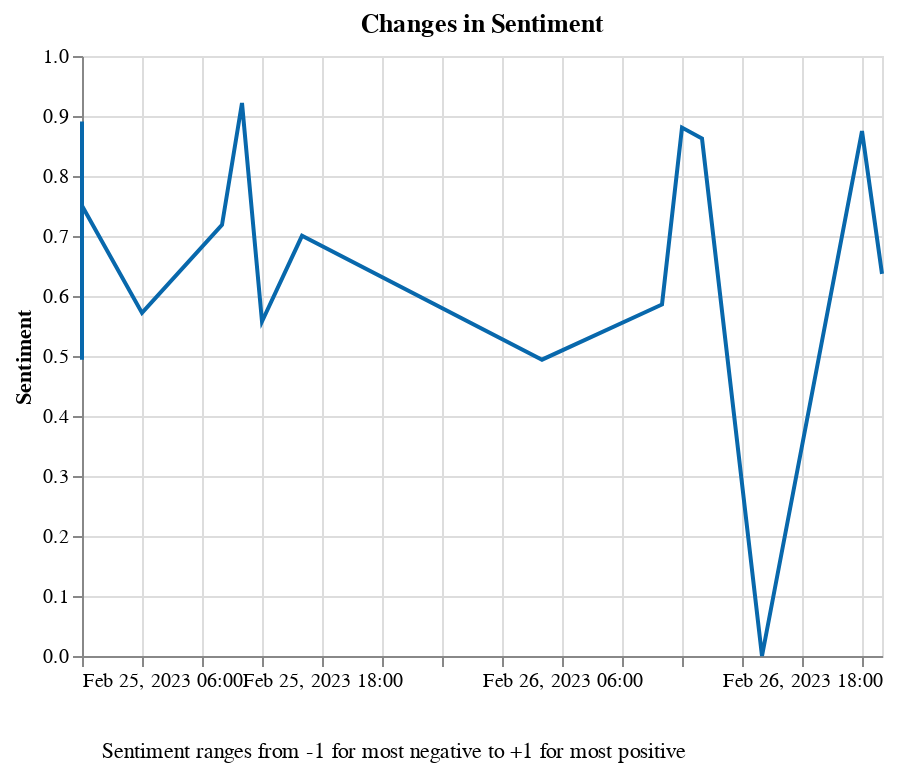

Here is the notebook cell this chart was saved with:
### Code cell
def plot_sentiment_ts(df: pd.DataFrame, title: str):
    # The base plot
    ts_plot = alt.Chart(df).mark_line(color="#0868ac").encode(
        alt.X(f"yearmonthdatehours(date):T", 
              title="",

              # Only displays the first and last ticks and labels
              # Found suggestion on Stack Overflow from user jakevdp
              # https://stackoverflow.com/questions/59699412/altair-display-all-axis-ticks-but-only-some-tick-labels
              axis=alt.Axis(tickCount=df.shape[0])),
        alt.Y("sentiment", 
              title="Sentiment")
    ).properties(
        title=title
    )

    # The caption, which is not a property in the Chart class
    # Found solution on Stack Overflow by user jakevdp
    # https://stackoverflow.com/questions/57244390/how-to-add-a-subtitle-to-an-altair-generated-chart
    caption = alt.Chart(
        {"values": [{"text": 
                     "Sentiment ranges from -1 for most negative to +1 for most positive"}]}
    ).mark_text(align="left").encode(
        text="text:N"
    )

    final_plot = alt.vconcat(
        ts_plot,
        caption
    )

    return final_plot

plot_sentiment_ts(df, "Changes in Sentiment")

### Figure 1 — Vega-Lite specification as saved in the notebook (floating-point values rounded to 4 significant figures)
{"config": {"view": {"continuousWidth": 400, "continuousHeight": 300}}, "vconcat": [{"data": {"name": "data-b7cbdbecac245e6c032d2852cd7d0ed4"}, "mark": {"type": "line", "color": "#0868ac"}, "encoding": {"x": {"axis": {"tickCount": 15}, "field": "date", "timeUnit": "yearmonthdatehours", "title": "", "type": "temporal"}, "y": {"field": "sentiment", "title": "Sentiment", "type": "quantitative"}}, "title": "Changes in Sentiment"}, {"data": {"name": "data-5bd5064d2330174fa6c74aa66fa4f0a8"}, "mark": {"type": "text", "align": "left"}, "encoding": {"text": {"field": "text", "type": "nominal"}}}], "$schema": "https://vega.github.io/schema/vega-lite/v4.17.0.json", "datasets": {"data-b7cbdbecac245e6c032d2852cd7d0ed4": [{"text": "love communitybuilde nature dog dog dog bring people", "date": "2023-02-26T22:00:41+00:00", "sentiment": 0.6369}, {"text": "brilliant play date lovely thing", "date": "2023-02-26T21:50:23+00:00", "sentiment": 0.875}, {"text": "dog right playdate", "date": "2023-02-26T16:34:32+00:00", "sentiment": 0.0}, {"text": "compassion thoughtfulness pet happy world place", "date": "2023-02-26T13:30:16+00:00", "sentiment": 0.8625}, {"text": "glad relieved lol talk dog sister actually mean dog person disturbed todo world lol delusional people head nice actually use right word right situation dog sister sister obviously animal dog time insane use closely like reference people", "date": "2023-02-26T12:08:31+00:00", "sentiment": 0.8807}, {"text": "wow mix litter black chocolate", "date": "2023-02-26T11:22:47+00:00", "sentiment": 0.5859}, {"text": "adorable", "date": "2023-02-26T05:08:34+00:00", "sentiment": 0.4939}, {"text": "thank shelter tube gratitude", "date": "2023-02-25T17:48:57+00:00", "sentiment": 0.7003}, {"text": "god self sufficient bot like quran", "date": "2023-02-25T15:17:26+00:00", "sentiment": 0.5574}, {"text": "beautiful video stop dig watch wonderfully play love", "date": "2023-02-25T14:29:42+00:00", "sentiment": 0.9217}, {"text": "cute glad spend time", "date": "2023-02-25T13:16:31+00:00", "sentiment": 0.7184}, {"text": "perfect scenario door neighbor thought", "date": "2023-02-25T09:42:53+00:00", "sentiment": 0.5719}, {"text": "adorable", "date": "2023-02-25T06:53:39+00:00", "sentiment": 0.4939}, {"text": "litter mate wonderful people family fantastic reason sibling fun life", "date": "2023-02-25T06:21:01+00:00", "sentiment": 0.891}, {"text": "thank todo god bless", "date": "2023-02-25T06:12:08+00:00", "sentiment": 0.7506}], "data-5bd5064d2330174fa6c74aa66fa4f0a8": [{"text": "Sentiment ranges from -1 for most negative to +1 for most positive"}]}}
